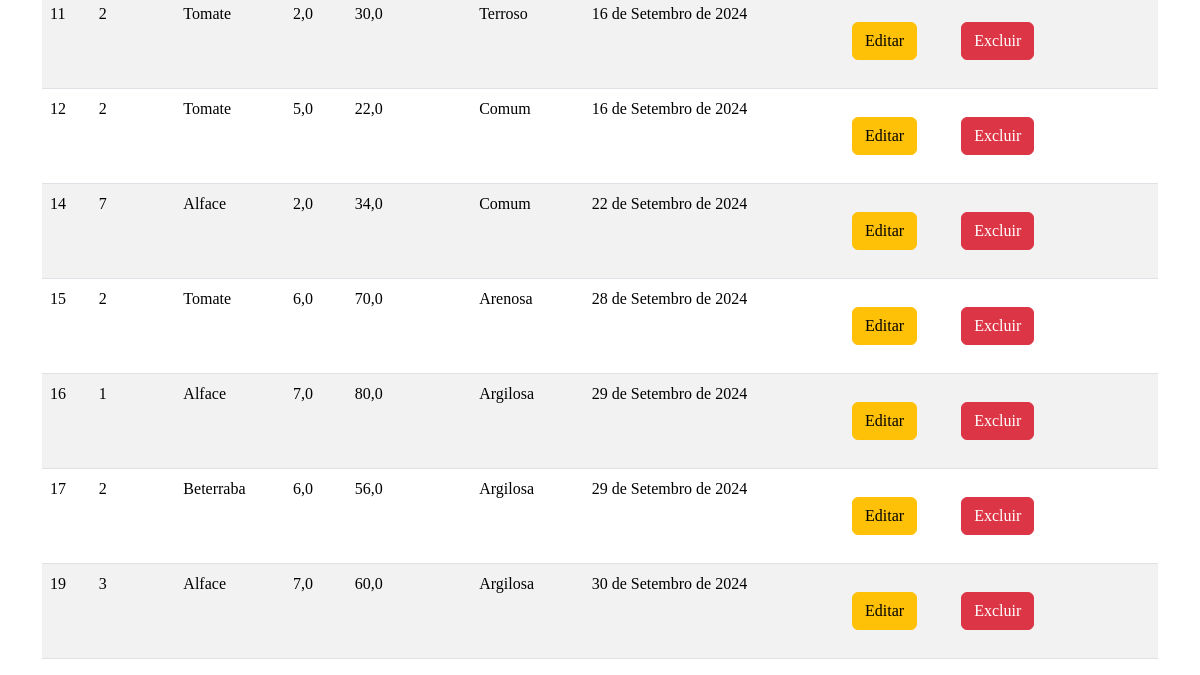
Page /listagemdados/ (signed in, lower part) on the earlier database version.
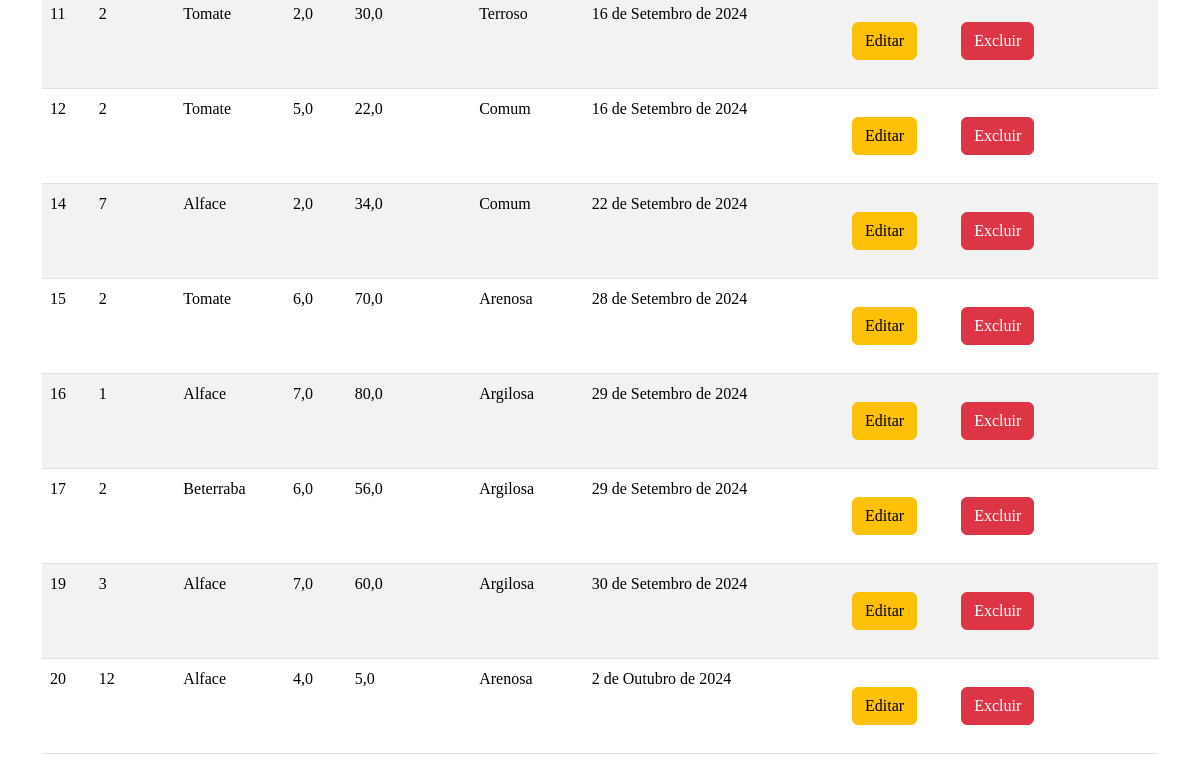
Same page on the later database version.
### app_fazenda/models.py (models this page shows)
class Dados(models.Model):
    id = models.AutoField(primary_key=True)
    bloco = models.IntegerField()
    cultivo = models.TextField(max_length=255)
    ph = models.FloatField()
    umidade = models.FloatField()
    textura = models.TextField(max_length=255)
    data = models.DateField(auto_now_add=True)

### app_fazenda/views.py (the view)
# urls.py: path('listagemdados/', views.listagem, name='dados_fazenda'),
@login_required
def listagem(request):
    if request.method == 'POST':
        form = DadosForm(request.POST)
        if form.is_valid():
            form.save()  # Salva os dados após validação
            return redirect('dados_fazenda')
        else:
            print(form.errors)  # Verificar quais erros estão presentes
            return render(request, 'cadastro/cadastro.html', {'form': form})
    else:
        form = DadosForm()
    dados = {
        'dados': Dados.objects.all(),
        'form': form
    }
    return render(request, 'cadastro/listagem.html', dados)

### app_fazenda/templates/cadastro/listagem.html (shortened to what this page needs)
{% extends 'base.html' %}
{% block content %}
<div style="align-items: center;">
    <table class="table table-striped">
        {% for dado in dados %}
        <tr>
            <td>{{ dado.id }}</td>
            <td>{{ dado.bloco }}</td>
            <td>{{dado.cultivo }}</td>
            <td>{{ dado.ph }}</td>
            <td>{{ dado.umidade }}</td>
            <td>{{ dado.textura }}</td>
            <td>{{ dado.data }}</td>
            <td>
                <a href="{% url 'editar_dados' dado.pk %}" class="btn btn-warning">Editar</a>
                <a href="{% url 'excluir_dados' dado.pk %}" class="btn btn-danger">Excluir</a>
            </td>
        </tr>
        {% endfor %}
    </table>
</div>
{% endblock %}

Differences in the rows shown:
added Dados: id "20", bloco "12", cultivo "Alface", ph "4,0", umidade "5,0", textura "Arenosa", data "2 de Outubro de 2024"
